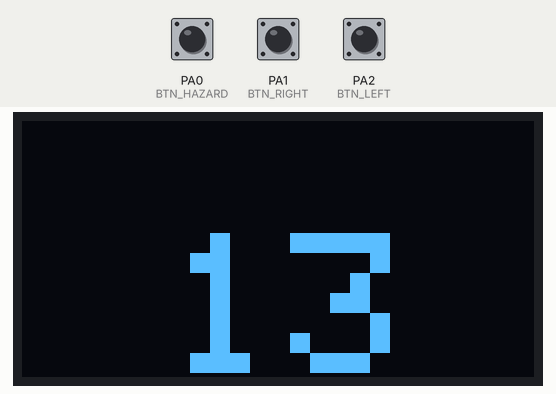
Recording of a sketch running on a simulated STM32 Blue Pill. Parts: 128×64 one-colour display. The test bench sets the inputs (shaded band); at power-on: PA0 (BTN_HAZARD) HIGH, PA1 (BTN_RIGHT) HIGH, PA2 (BTN_LEFT) HIGH. The OLED is the two-colour kind (top 16 rows yellow).

Above: at 1.29 s.
1.3 s: PA0 (BTN_HAZARD) pulled LOW for 0.15 s
At 1.5 s:
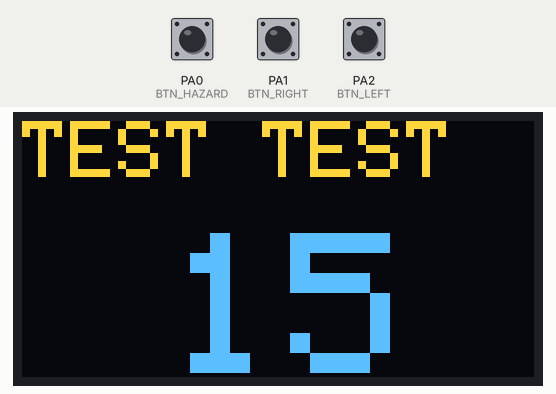
2.0 s: PA1 (BTN_RIGHT) pulled LOW for 0.15 s
At 2.69 s:
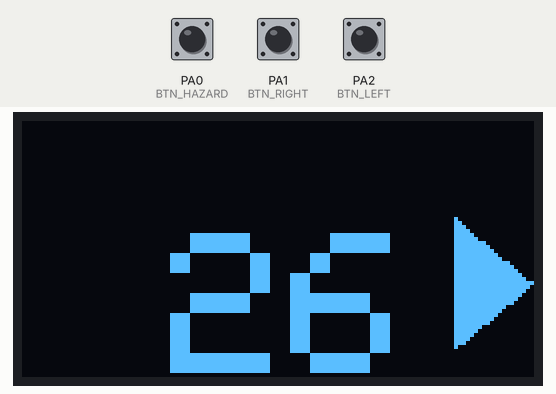
2.7 s: PA2 (BTN_LEFT) pulled LOW for 0.15 s
At 3.05 s:
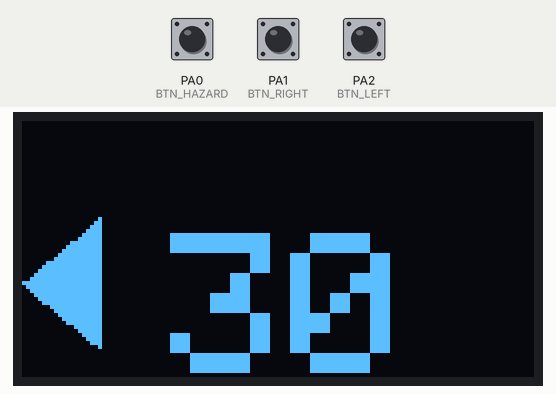
3.4 s: PA0 (BTN_HAZARD) pulled LOW for 1 s
At 4.08 s:
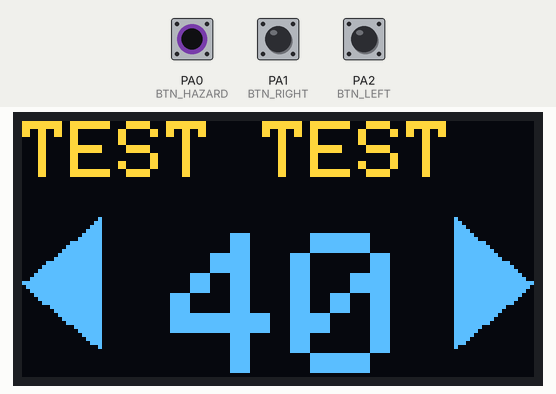
5.0 s: PA1 (BTN_RIGHT) pulled LOW for 1 s
At 5.11 s:
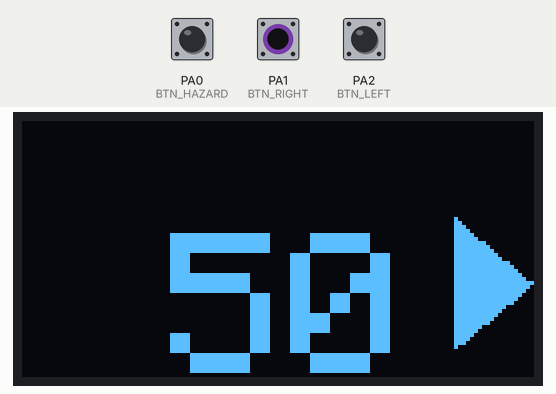
6.6 s: PA2 (BTN_LEFT) pulled LOW for 1 s
At 7.16 s:
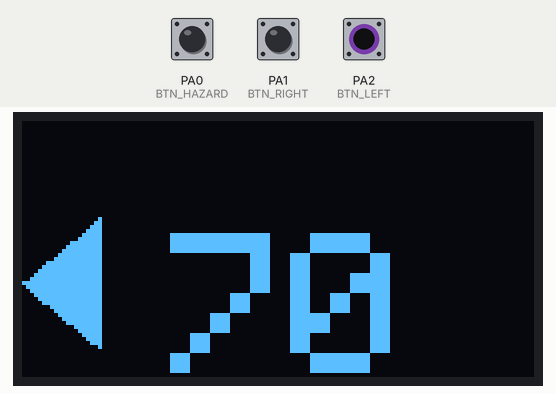

Measured:
- after the input at 1.3 s, the display: first changes at once (image 1 shows a later state)
- after the input at 2.0 s, the display: first changes after 0.09 s (image 2 shows a later state)
- after the input at 3.4 s, the display: first changes at once (image 4 shows a later state)
- after the input at 5.0 s, the display: changes after 0.05 s (image 5)

The sketch:

Display.ino
```cpp
#include <Wire.h>
#include <Adafruit_GFX.h>
#include <Adafruit_SSD1306.h>
#include <DHT.h>

#include "display.h"

// ================= SCREEN =================
#define SCREEN_WIDTH 128
#define SCREEN_HEIGHT 64

Adafruit_SSD1306 display(SCREEN_WIDTH, SCREEN_HEIGHT, &Wire, -1);

// ================= BUTTONS (CHANGE FOR YOUR BOARD) =================
// ⚠️ These are placeholders — uncomment and set correct pins for your STM32
#define BTN_HAZARD PA0
#define BTN_RIGHT  PA1
#define BTN_LEFT   PA2

// ================= DHT (OPTIONAL HARDWARE) =================
#define DHTPIN PA3
#define DHTTYPE DHT11

DHT dht(DHTPIN, DHTTYPE);

// ================= STATES =================
bool hazard = false;
bool leftActive = false;
bool rightActive = false;

bool lastHazardState = HIGH;
bool lastLeftState = HIGH;
bool lastRightState = HIGH;

bool blinkState = false;

// ================= SPEED =================
int speed = 1;

// ================= TIMERS =================
unsigned long lastBlink = 0;
unsigned long lastSpeedUpdate = 0;

// ================= SETUP =================
void setup() {

  Serial.begin(115200);

  // STM32 Wire init (default I2C pins depend on board)
  Wire.begin();

  // Buttons
  pinMode(BTN_HAZARD, INPUT_PULLUP);
  pinMode(BTN_RIGHT, INPUT_PULLUP);
  pinMode(BTN_LEFT, INPUT_PULLUP);

  // DHT (OK even if not used yet)
  dht.begin();

  // OLED init
  if (!display.begin(SSD1306_SWITCHCAPVCC, 0x3C)) {
    while (true); // stop if display fails
  }

  display.clearDisplay();
  display.display();
}

// ================= LOOP =================
void loop() {

  bool hazardBtn = digitalRead(BTN_HAZARD);
  bool rightBtn = digitalRead(BTN_RIGHT);
  bool leftBtn = digitalRead(BTN_LEFT);

  if (hazardBtn == LOW && lastHazardState == HIGH) {
    hazard = !hazard;

    if (hazard) {
      leftActive = false;
      rightActive = false;
    }
  }
  lastHazardState = hazardBtn;

  if (leftBtn == LOW && lastLeftState == HIGH) {
    leftActive = !leftActive;

    if (leftActive) {
      rightActive = false;
      hazard = false;
    }
  }
  lastLeftState = leftBtn;

  if (rightBtn == LOW && lastRightState == HIGH) {
    rightActive = !rightActive;

    if (rightActive) {
      leftActive = false;
      hazard = false;
    }
  }
  lastRightState = rightBtn;

  // ================= BLINK =================
  if (millis() - lastBlink >= 500) {
    blinkState = !blinkState;
    lastBlink = millis();
  }

  // ================= SPEED SIMULATION =================
  if (millis() - lastSpeedUpdate >= 80) {
    lastSpeedUpdate = millis();

    speed++;
    if (speed > 150) speed = 1;
  }

  drawScreen();
}
```

Display.cpp
```cpp
#include <Arduino.h>
#include <Adafruit_SSD1306.h>
#include "display.h"

// ================= EXTERNAL VARIABLES =================
extern Adafruit_SSD1306 display;

extern bool hazard;
extern bool leftActive;
extern bool rightActive;
extern bool blinkState;
extern int speed;

// ================= ARROWS =================
void drawLeft(bool on) {
  if (on) {
    display.fillTriangle(0, 40, 19, 24, 19, 56, WHITE);
  }
}

void drawRight(bool on) {
  if (on) {
    display.fillTriangle(127, 40, 108, 24, 108, 56, WHITE);
  }
}

// ================= SPEED CENTERING =================
int getSpeedX(int value) {
  int digits = (value >= 100) ? 3 : (value >= 10) ? 2 : 1;
  int textWidth = digits * 32;
  return 69 - (textWidth / 2);
}

// ================= MAIN DISPLAY =================
void drawScreen() {

  display.clearDisplay();
  display.setTextColor(WHITE);

  if (hazard) {
    display.setTextSize(2);
    display.setCursor(0, 0);
    display.print("TEST TEST");
  }

  if (hazard && blinkState) {
    drawLeft(true);
    drawRight(true);
  }
  else {
    if (leftActive && blinkState) drawLeft(true);
    if (rightActive && blinkState) drawRight(true);
  }

  display.setTextSize(5);
  display.setCursor(getSpeedX(speed), 28);
  display.print(speed);

  display.display();
}
```

Display.h
```cpp
#pragma once

// UI functions
void drawScreen();
void drawLeft(bool on);
void drawRight(bool on);
int getSpeedX(int value);

// ================= GLOBAL STATE =================
// (kept external for multi-file STM32 build)

// WARNING: ensure ONLY ONE definition exists in .ino

extern bool hazard;
extern bool leftActive;
extern bool rightActive;
extern bool blinkState;
extern int speed;

extern Adafruit_SSD1306 display;
```
